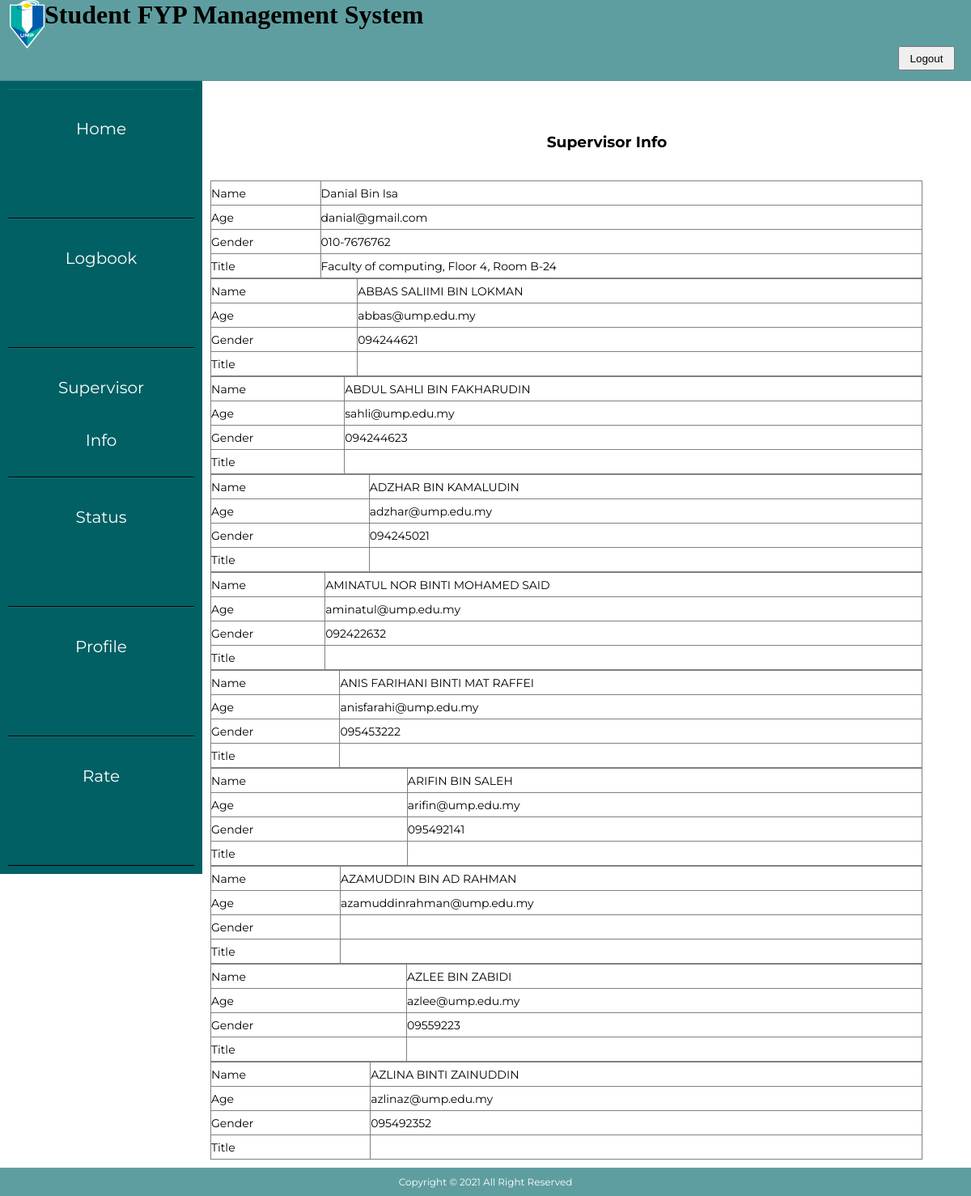
/studentsvinfo.php, run on an earlier commit of the app's database.
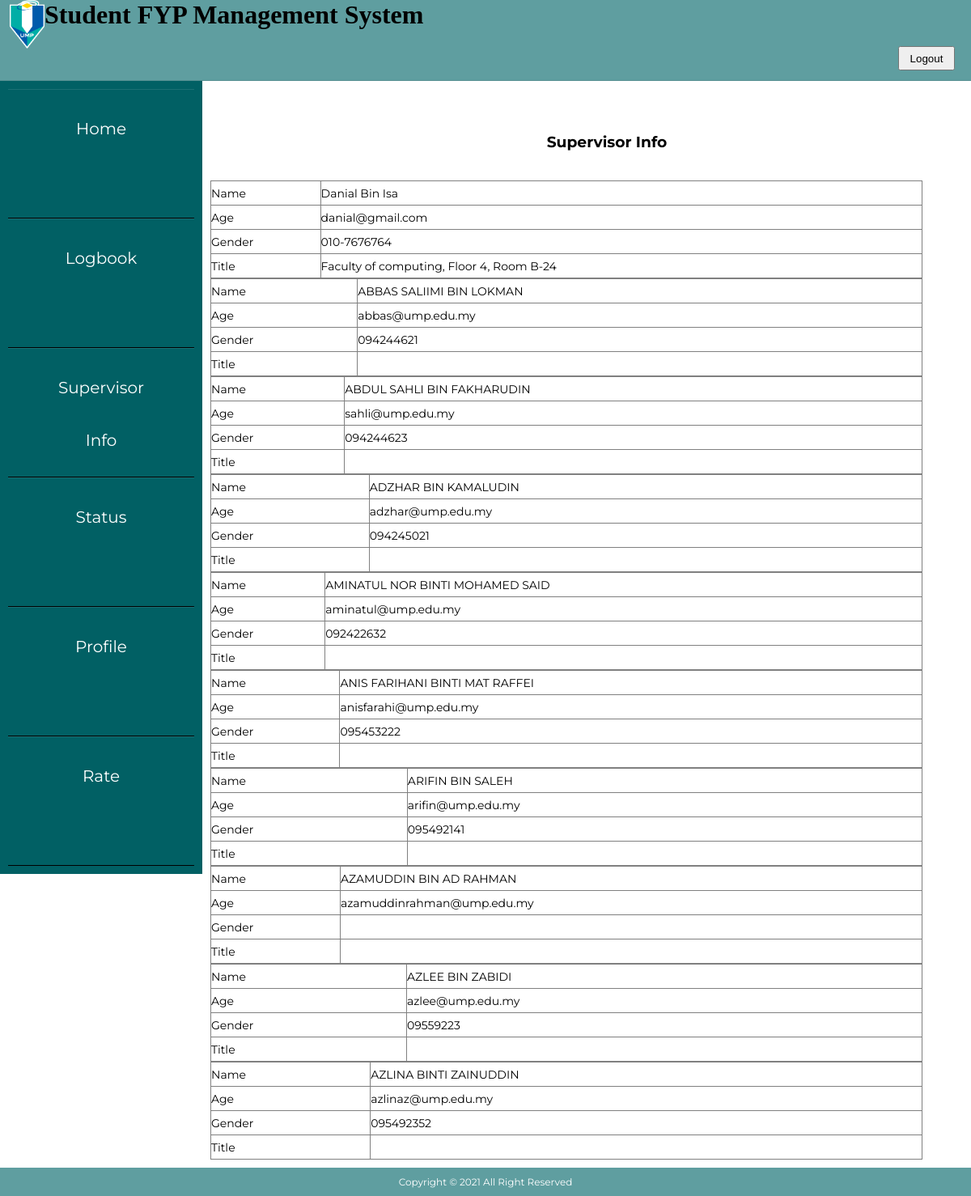
And on a later commit of the database.
### tables this page shows
CREATE TABLE `supervisor` (
  `supid` int(11) NOT NULL,
  `sup_id` varchar(10) NOT NULL,
  `supname` varchar(50) NOT NULL,
  `supemail` varchar(50) NOT NULL,
  `supphone` varchar(11) NOT NULL,
  `suproom` varchar(100) NOT NULL
);

### studentsvinfo.php (the view, shortened to what this page needs)
<?php
include_once './include/config.php';
session_start();?>
<!DOCTYPE html>
<html lang="en">
    <head>
        <link href="css/layout.css" type="text/css" rel="stylesheet" media="screen,projection">
        <link href="css/sidebar.css" type="text/css" rel="stylesheet" media="screen,projection">
    </head>
    <body>
    <div class="header">
        <div class ="inner_header">
            <div class="logo_container">
            <img src="umplogo.png" alt="imgheader">
            </div><div class="textheader"><h1>Student FYP Management System</h1><div><nav>
                <li><span><a href="logout.php"><button>Logout</button></a></span></li>
      </nav>
</div></div>
        </div>
</div>
<div class="row">
    <div class="column left">
    <ul>
    <li> <a href="studenthome2.php" class="button" name="home">Home</a></li>
        <li><a href="logbookfyp1page2.php" class="button"  name="studinfo">Logbook</a></li>
       <li><a href="studentsvinfo.php" class="button" name="profile">Supervisor Info</a></li>
        <li><a href="studentfyp1status.php" class="button" name="status">Status</a></li>
       <li><a href="profile.php" class="button"  name="profile">Profile</a></li>
       <li><a href="#" class="button"  name="report">Rate</a></li>
    </div>
    <div class="column right">
        <br>
    <div align="center"><h3>Supervisor Info</h3><br><br>
    <?php
$sql = "SELECT supname,supemail,supphone,suproom FROM supervisor";
$result = $conn->query($sql);
if ($result->num_rows > 0) {
  while($row = $result->fetch_assoc()) {
?><table border="1" align="center">
  <tr>
    <td>Name</td>
    <td><?php echo $row["supname"];?></td>
  </tr>
  <tr>
    <td>Age</td>
    <td><?php echo $row["supemail"];?></td>
  </tr>
  <tr>
    <td>Gender</td>
    <td><?php echo $row["supphone"];?></td>
  </tr>
    <tr>
    <td>Title</td>
    <td><?php echo $row["suproom"];?></td>
  </tr>
    </table>
<?php
  }
} else { ?>
    <p align ="center"><?php echo "No data in databases";?></p> <?php
}
?>
    </div>
</div>
<footer id="footer">
                        <span> Copyright &copy; 2021 All Right Reserved</span>
            </footer>
    </body>
</html>

What changed in the data, as far as the page shows it:
changed supervisor "Danial Bin Isa": supphone "010-7676762" → "010-7676764"
